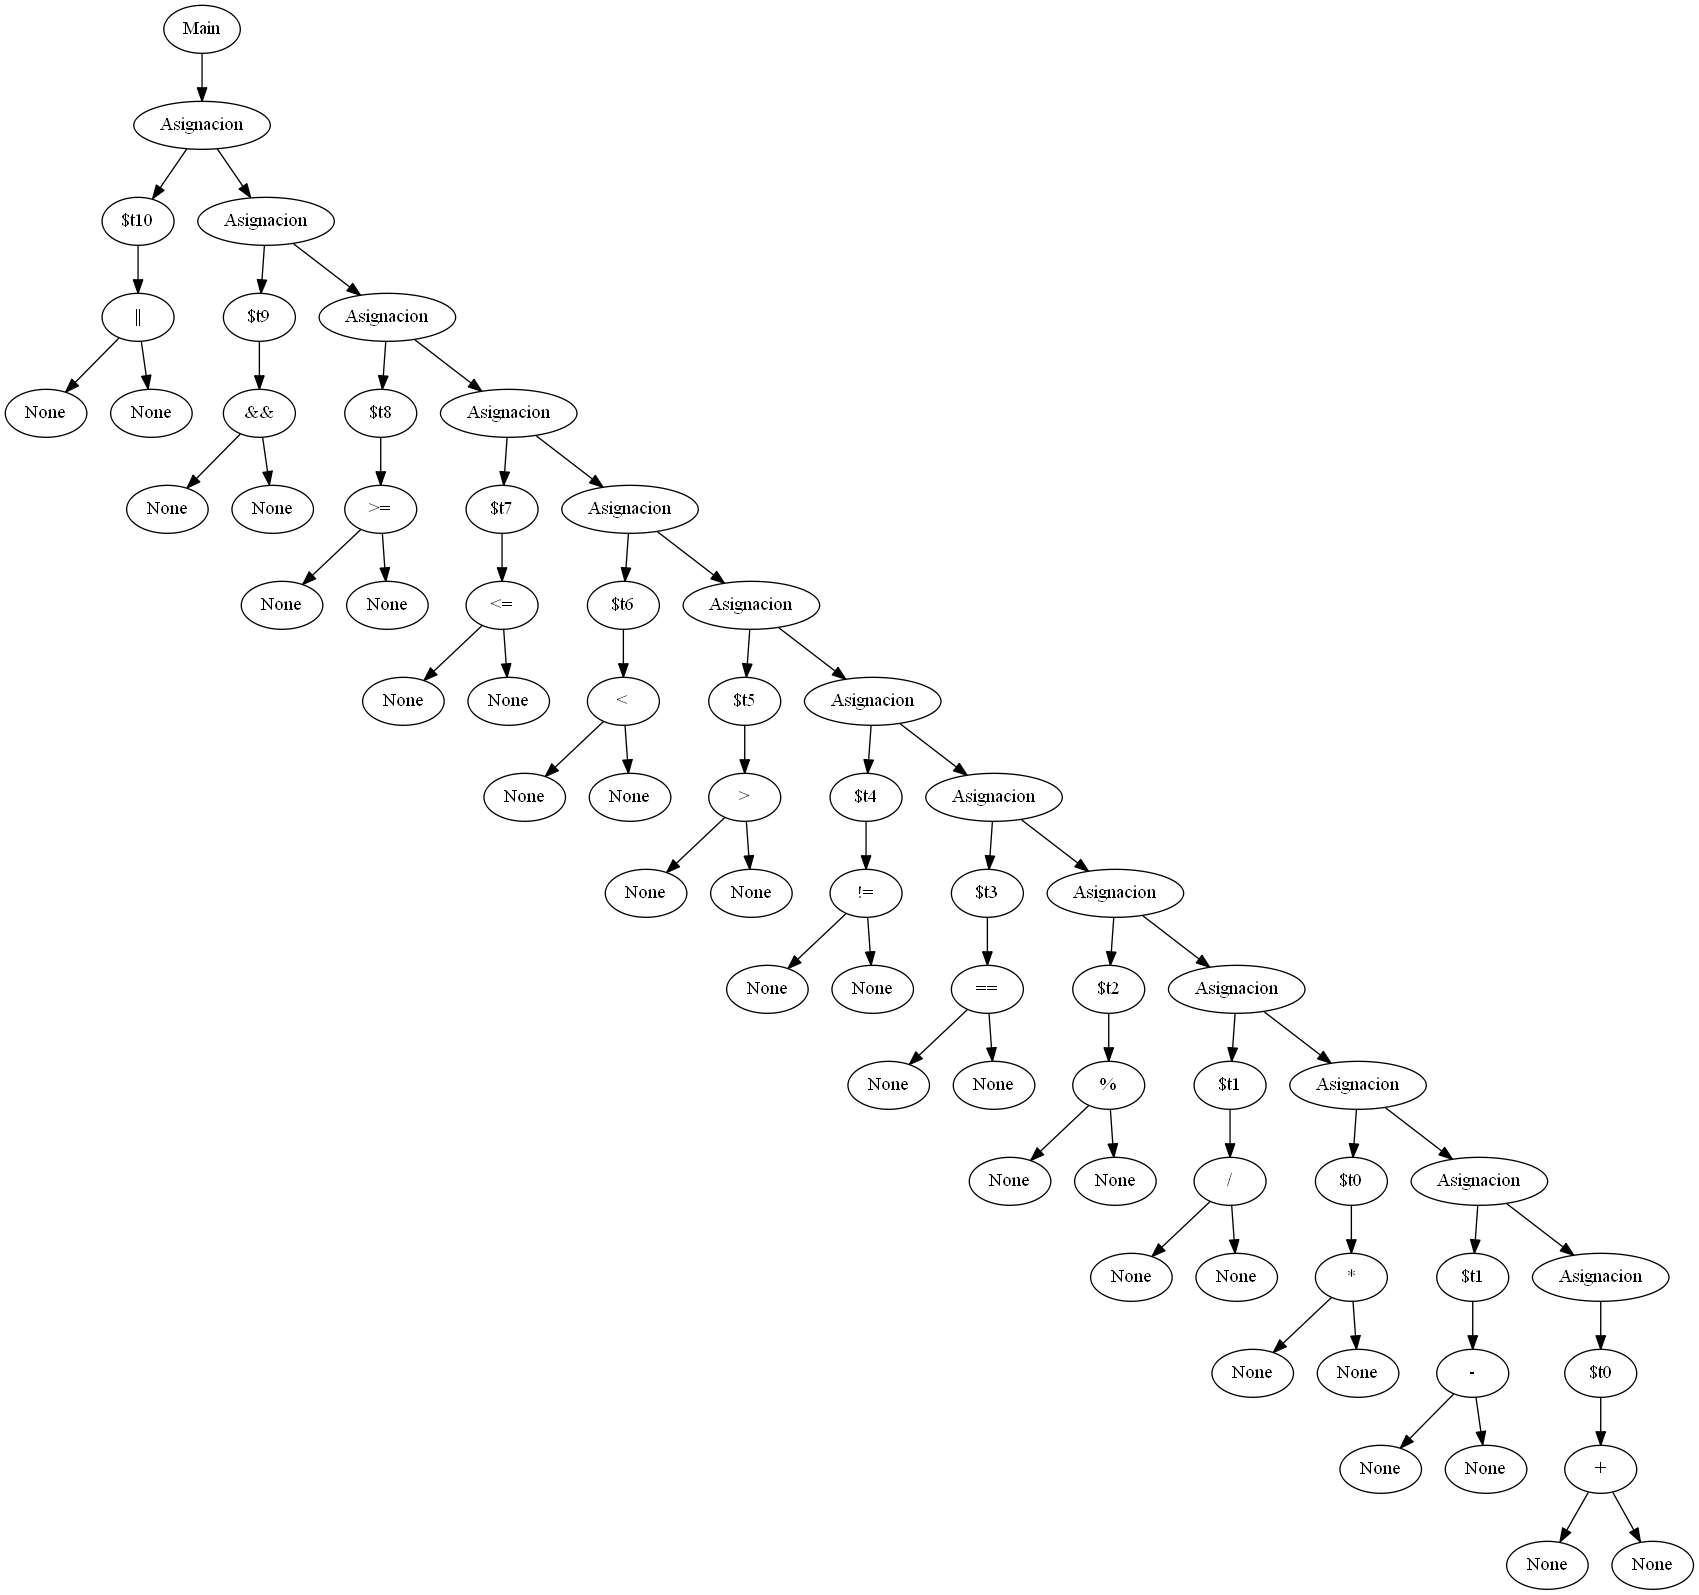

Write Python code to recreate this figure.
import gramatica as g
import gramatica2 as g2
import ts as TS
from interfaz import *
from expresiones import *
from instrucciones import *
import pila as PILA
import copy
import collections
import time

def update(dict1, dict2):
    for key, value in dict2.items():
        if value and isinstance(value, collections.Mapping):
            dict1[key] = update(dict1.get(key, {}), value)
        else:
            dict1[key] = dict2[key]
    return dict1

def procesar_definicion(instr, ts) :
    simbolo = TS.Simbolo(instr.id, TS.TIPO_DATO.NUMERO, 0, instr.ambito)      # inicializamos con 0 como valor por defecto
    ts.agregar(simbolo)

def procesar_asignacion(instr, ts) :
    global erroresSemanticos
    val = resolver_expresion_aritmetica(instr.expNumerica, ts)
    if(val!=None):
        if(val=="cadena"):
            procesar_asignacion_cadena(instr, ts)
        elif(val=="logicabinaria"):
            procesar_asignacion_logica(instr,ts)
        elif(val=="logicaunitaria"):
            procesar_asignacion_logica_unitaria(instr,ts)
        elif(val == "bitbinaria"):
            procesar_asignacion_bit(instr,ts)
        elif(val == "bitunitaria"):
            procesar_asignacion_bit_unitaria(instr, ts)
        elif(val == "relacionalbinaria"):
            procesar_asignacion_relacional(instr, ts)
        elif(val == "asignacionarray"):
            procesar_indice_valor(instr,ts)
        elif(val == "declaracionarray"):
            procesar_definicion_array(instr,ts)
        elif(val == "conversion"):
            procesar_conversion(instr, ts)
        else:
            flag = ts.buscar(instr.id)
            simbolo = TS.Simbolo(instr.id, TS.TIPO_DATO.NUMERO, val, instr.ambito)
            if(flag == True):
                ts.actualizar(simbolo)
            else:
                procesar_definicion(instr, ts)
                ts.actualizar(simbolo)
    else:
        Diccionario = {'Tipo':'Semantico','Error':str(val),'Descripcion':'No se puede declarar este tipo de variable'}
        erroresSemanticos.agregar(Diccionario)
        print("Error: No se puede declarar esta variable por tipo de dato")

def procesar_unset(instr, ts):
    global erroresSemanticos
    if isinstance(instr.exp, ExpresionIdentificador):
        if ts.buscar(instr.exp.id):
            ts.borrar(instr.exp.id)
    else:
        Diccionario = {'Tipo':'Semantico','Error':str(instr.exp),'Descripcion':'Expresion a eliminar incompatible'}
        erroresSemanticos.agregar(Diccionario)
        shell.append(">> Error unset: "+str(instr.exp) +"\n Expresion a eliminar incompatible")

def procesar_conversion(instr, ts):
    val = resolver_expresion_aritmetica(instr.expNumerica.id, ts)
    tipoVal = ts.obtener(instr.expNumerica.id).valor
    newVal= ""
    if instr.expNumerica.tipo == "int":
        if type(tipoVal) == int:
            newVal = int(tipoVal)
        elif type(tipoVal) == float:
            newVal = int(tipoVal)
        elif type(tipoVal) == str:
            newVal = ord(tipoVal[0])
        simbolo = TS.Simbolo(instr.id, TS.TIPO_DATO.NUMERO, newVal, instr.ambito)
        if ts.buscar(instr.id):
            ts.actualizar(simbolo)
        else:
            ts.agregar(simbolo)
    elif instr.expNumerica.tipo == "float":
        if type(tipoVal) == int:
            newVal = float(tipoVal)
        elif type(tipoVal) == float:
            newVal = float(tipoVal)
        elif type(tipoVal) == str:
            tipoVal = ord(tipoVal[0])
            newVal = float(tipoVal)
        simbolo = TS.Simbolo(instr.id, TS.TIPO_DATO.NUMERO, newVal, instr.ambito)
        if ts.buscar(instr.id):
            ts.actualizar(simbolo)
        else:
            ts.agregar(simbolo)
    elif instr.expNumerica.tipo == "char":
        if type(tipoVal) == int:
            newVal = chr(tipoVal)
        elif type(tipoVal) == float:
            tipoVal = int(tipoVal)
            newVal = chr(tipoVal)
        elif type(tipoVal) == str:
            newVal = tipoVal[0]
        simbolo = TS.Simbolo(instr.id, TS.TIPO_DATO.CADENA, newVal, instr.ambito)
        if ts.buscar(instr.id):
            ts.actualizar(simbolo)
        else:
            ts.agregar(simbolo)
    elif isinstance(tipoVal, dict):
        print("Arreglo")
    else:
        print(tipoVal,"--------",instr.expNumerica.id)
    #ts.agregar(simbolo)

def procesar_definicion_array(instr,ts):
    flag = ts.buscar(instr.id)
    if flag == True:
        diccionario = {}
        simbolo = TS.Simbolo(instr.id, TS.TIPO_DATO.ARRAY, diccionario, instr.ambito)
        ts.agregar(simbolo)
    else:
        diccionario = {}
        simbolo = TS.Simbolo(instr.id, TS.TIPO_DATO.ARRAY, diccionario, instr.ambito)
        ts.agregar(simbolo)

def procesar_asignacion_array(instr, ts):
    global erroresSemanticos
    indices = PILA.Pila()
    bkindices = PILA.Pila()
    indicesCopia = []
    flag = ts.buscar(instr.id)
    if flag == True:
        print("************ ",str(instr.id), " ***************")
        valorId = ts.obtener(instr.id).valor
        if isinstance(valorId,str):
            valorNew = resolver_expresion_aritmetica(instr.expNumerica, ts)
            ########## GET INDICES
            for expArray in instr.posicion:
                if isinstance(expArray, ExpresionArray):
                    print("Expresion Array Indice")
                    val = resolver_indice_valor(instr.expNumerica, ts)
                    if(val != None):
                        indicesCopia.append(val)
                    else: 
                        Diccionario = {'Tipo':'Semantico','Error':str(instr.id),'Descripcion':'Indices inexistentes'}
                        erroresSemanticos.agregar(Diccionario)
                        print("ERROR: Array o Struct no exist")
                        return
                elif isinstance(expArray, ExpresionNumerica):
                    val = resolver_expresion_aritmetica(expArray, ts)
                    if val == "cadena":
                        val = resolver_cadena(expArray, ts)
                        indicesCopia.append(val)
                    else:
                        indicesCopia.append(val)
            if valorNew == "cadena":
                valorNew = resolver_cadena(instr.expNumerica, ts)
            if indicesCopia[0] < len(valorId):
                arregloCadena = list(valorId)
                arregloCadena[indicesCopia[0]] = str(valorNew)
                cadena = "".join(arregloCadena)
                simbolo = TS.Simbolo(instr.id, TS.TIPO_DATO.CADENA, cadena, instr.ambito)
                ts.actualizar(simbolo)
            else:
                arregloCadena = list(valorId)
                i = 0
                while True:
                    if(i == indicesCopia[0]):
                        arregloCadena.append(str(valorNew))
                        break
                    elif(i>=len(valorId)):
                        arregloCadena.append(" ")
                    i+=1
                cadena = "".join(arregloCadena)
                simbolo = TS.Simbolo(instr.id, TS.TIPO_DATO.CADENA, cadena, instr.ambito)
                ts.actualizar(simbolo)
        else:
            valorNew = resolver_expresion_aritmetica(instr.expNumerica, ts)
            ########## GET INDICES
            for expArray in instr.posicion:
                if isinstance(expArray, ExpresionArray):
                    print("Expresion Array Indice")
                    val = resolver_indice_valor(instr.expNumerica, ts)
                    if(val != None):
                        indices.push(val)
                        bkindices.push(val)
                        indicesCopia.append(val)
                    else: 
                        print("ERROR: Array o Struct no exist")
                        Diccionario = {'Tipo':'Semantico','Error':str(instr.id),'Descripcion':'Array o Struct inexistente'}
                        erroresSemanticos.agregar(Diccionario)
                        return
                elif isinstance(expArray, ExpresionNumerica):
                    val = resolver_expresion_aritmetica(expArray, ts)
                    if val == "cadena":
                        val = resolver_cadena(expArray, ts)
                        indices.push(val)
                        bkindices.push(val)
                        indicesCopia.append(val)
                    else:
                        indices.push(val)
                        bkindices.push(val)
                        indicesCopia.append(val)
            ########## GET VALOR
            if (valorNew == "asignacionarray"):
                print("Expresion Array Valor")
                val = resolver_indice_valor(instr.expNumerica, ts)
                if(val != None):
                    valorNew = val
                else:
                    print("ERROR: Array o Struct no exist")
                    Diccionario = {'Tipo':'Semantico','Error':str(instr.id),'Descripcion':'Array o Struct inexistente'}
                    erroresSemanticos.agregar(Diccionario)
                    return
            elif (valorNew == "cadena"):
                valorNew = resolver_cadena(instr.expNumerica, ts)

            ##################### DICCIONARIO = VALOR
            valorAux = indices.pop()
            Diccionario = {valorAux: valorNew}
            while indices.estaVacia() == False:
                valorAux = indices.pop()
                auxDiccionario = {valorAux:Diccionario}
                Diccionario = auxDiccionario
            try:
                valorFinal = update(copy.deepcopy(valorId), Diccionario)
                simbolo = TS.Simbolo(instr.id, TS.TIPO_DATO.STRUCT, valorFinal, instr.ambito)
                ts.actualizar(simbolo)
            except:
                if type(valorId[indicesCopia[len(indicesCopia)-2]]) == str and type(indicesCopia[len(indicesCopia)-1]) == int:
                    if type(valorNew) == str:
                        cadena = valorId[indicesCopia[len(indicesCopia)-2]]
                        arregloCadena = list(cadena)
                        tamanio = len(arregloCadena) - int(indicesCopia[len(indicesCopia)-1])
                        if tamanio >= 0:
                            arregloCadena[indicesCopia[len(indicesCopia)-1]] = valorNew
                            cadena = "".join(arregloCadena)
                            bkindices.pop()
                            valorAux = bkindices.pop()
                            Diccionario = {valorAux: cadena}
                            while bkindices.estaVacia() == False:
                                valorAux = bkindices.pop()
                                auxDiccionario = {valorAux:Diccionario}
                                Diccionario = auxDiccionario
                            try:
                                #print("Nuevo valor: ",str(Diccionario))
                                #print("Valor de ts: ",str(valorId))
                                valorFinal = update(copy.deepcopy(valorId), Diccionario)
                                simbolo = TS.Simbolo(instr.id, TS.TIPO_DATO.STRUCT, valorFinal, instr.ambito)
                                ts.actualizar(simbolo)
                            except:
                                Diccionario = {'Tipo':'Semantico','Error':str(valorNew),'Descripcion':'Indice ocupado'}
                                erroresSemanticos.agregar(Diccionario)
                                shell.append(">> Error Indice ocupado: "+str(valorId) +"\n No se puede ingresar el valor: "+str(valorNew))
                        else:
                            Diccionario = {'Tipo':'Semantico','Error':str(valorNew),'Descripcion':'Indice ocupado'}
                            erroresSemanticos.agregar(Diccionario)
                            shell.append(">> Error Indice ocupado: "+str(valorId) +"\n No se puede ingresar el valor: "+str(valorNew))
                    else:
                        Diccionario = {'Tipo':'Semantico','Error':str(valorNew),'Descripcion':'Indice ocupado'}
                        erroresSemanticos.agregar(Diccionario)
                        shell.append(">> Error Indice ocupado: "+str(valorId) +"\n No se puede ingresar el valor: "+str(valorNew))
                else:
                    Diccionario = {'Tipo':'Semantico','Error':str(valorNew),'Descripcion':'Indice ocupado'}
                    erroresSemanticos.agregar(Diccionario)
                    shell.append(">> Error Indice ocupado: "+str(valorId) +"\n No se puede ingresar el valor: "+str(valorNew))
    else:
        procesar_definicion_array(instr, ts)
        procesar_asignacion_array(instr, ts)

def procesar_indice_valor(instr, ts):
    flag = ts.buscar(instr.id)
    if flag == True:
        val = resolver_indice_valor(instr.expNumerica, ts)
        try:
            valorFinal = int(val)
            simbolo = TS.Simbolo(instr.id, TS.TIPO_DATO.NUMERO, valorFinal, instr.ambito)
        except:
            simbolo = TS.Simbolo(instr.id, TS.TIPO_DATO.CADENA, val, instr.ambito)
        ts.actualizar(simbolo)
    else:
        procesar_definicion(instr, ts)
        procesar_indice_valor(instr, ts)



def procesar_definicion_cadena(instr, ts):
    simbolo = TS.Simbolo(instr.id, TS.TIPO_DATO.CADENA, "", instr.ambito)
    ts.agregar(simbolo)

def procesar_asignacion_cadena(instr, ts):
    val = resolver_cadena(instr.expNumerica, ts)
    flag = ts.buscar(instr.id)
    simbolo = TS.Simbolo(instr.id, TS.TIPO_DATO.CADENA, val, instr.ambito)
    if(flag == True):
        ts.actualizar(simbolo)
    else:
        procesar_definicion_cadena(instr, ts)
        ts.actualizar(simbolo)

def procesar_definicion_logica(instr, ts):
    simbolo = TS.Simbolo(instr.id, TS.TIPO_DATO.BOOL, 0, instr.ambito)
    ts.agregar(simbolo)

def procesar_asignacion_logica(instr, ts):
    val = resolver_expresion_binaria_logica(instr.expNumerica, ts)
    flag = ts.buscar(instr.id)
    simbolo = TS.Simbolo(instr.id, TS.TIPO_DATO.BOOL, val, instr.ambito)
    if(flag == True):
        ts.actualizar(simbolo)
    else:
        procesar_definicion_logica(instr, ts)
        ts.actualizar(simbolo)

def procesar_definicion_logica_unitaria(instr, ts):
    simbolo = TS.Simbolo(instr.id, TS.TIPO_DATO.BOOL, 0, instr.ambito)
    ts.agregar(simbolo)

def procesar_asignacion_logica_unitaria(instr, ts):
    val = resolver_expresion_unitaria_logica(instr.expNumerica, ts)
    flag = ts.buscar(instr.id)
    simbolo = TS.Simbolo(instr.id, TS.TIPO_DATO.BOOL, val, instr.ambito)
    if(flag == True):
        ts.actualizar(simbolo)
    else:
        procesar_definicion_logica(instr, ts)
        ts.actualizar(simbolo)

def procesar_definicion_bit(instr, ts):
    simbolo = TS.Simbolo(instr.id, TS.TIPO_DATO.BIT, 0, instr.ambito)
    ts.agregar(simbolo)

def procesar_asignacion_bit(instr, ts):
    val = resolver_expresion_binaria_bit(instr.expNumerica, ts)
    flag = ts.buscar(instr.id)
    simbolo = TS.Simbolo(instr.id, TS.TIPO_DATO.BIT, val, instr.ambito)
    if(flag == True):
        ts.actualizar(simbolo)
    else:
        procesar_definicion_bit(instr, ts)
        ts.actualizar(simbolo)

def procesar_definicion_bit_unitaria(instr, ts):
    simbolo = TS.Simbolo(instr.id, TS.TIPO_DATO.BIT, 0, instr.ambito)
    ts.agregar(simbolo)

def procesar_asignacion_bit_unitaria(instr,ts):
    val = resolver_expresion_unitaria_bit(instr.expNumerica, ts)
    flag = ts.buscar(instr.id)
    simbolo = TS.Simbolo(instr.id, TS.TIPO_DATO.BIT, val, instr.ambito)
    if(flag == True):
        ts.actualizar(simbolo)
    else:
        procesar_definicion_bit(instr, ts)
        ts.actualizar(simbolo)

def procesar_definicion_relacional(instr, ts):
    simbolo = TS.Simbolo(instr.id, TS.TIPO_DATO.BOOL, 0, instr.ambito)
    ts.agregar(simbolo)

def procesar_asignacion_relacional(instr, ts):
    val = resolver_expresion_binaria_relacional(instr.expNumerica, ts)
    flag = ts.buscar(instr.id)
    simbolo = TS.Simbolo(instr.id, TS.TIPO_DATO.BOOL, val, instr.ambito)
    if(flag == True):
        ts.actualizar(simbolo)
    else:
        procesar_definicion_relacional(instr,ts)
        ts.agregar(simbolo)

def procesar_goto(instr, instrucciones, ts):
    global erroresSemanticos
    indice = 0
    flag = False
    while indice < len(instrucciones):
        instrGoto = instrucciones[indice]
        if isinstance(instrGoto, Etiqueta):
            if instrGoto.id == instr.id:
                procesar_instrucciones(instrucciones, indice, ts)
                flag = True
                break
        indice += 1
    if flag == False:
        Diccionario = {'Tipo':'Semantico','Error':str(instr.id),'Descripcion':'Etiqueta no encontrada'}
        erroresSemanticos.agregar(Diccionario)
        print("Error: la etiequeta ",str(instr.id), " no existe")

def procesar_imprimir(expPrint, ts):
    global erroresSemanticos
    try:
        val = resolver_expresion_aritmetica(expPrint, ts)
        if val == "cadena":
            val = resolver_cadena(expPrint, ts)
            if val =="\\n":
                val = ""
        elif val == "asignacionarray":
            val = resolver_indice_valor(expPrint, ts)
            if val == None:
                Diccionario = {'Tipo':'Semantico','Error':str(expPrint.id),'Descripcion':'Los indices no existen'}
                erroresSemanticos.agregar(Diccionario)
                val = "Error Los indices no existen: " + str(expPrint.id)
        elif isinstance(val,dict):
            Diccionario = {'Tipo':'Semantico','Error':str(expPrint.id),'Descripcion':'No se puede imprimir un objeto de tipo arreglo o struct'}
            erroresSemanticos.agregar(Diccionario)
            val = "Error no se puede imprimir un arreglo o struct: "+ str(expPrint.id)
        shell.append(">>"+str(val))
    except:
        Diccionario = {'Tipo':'Semantico','Error':'Error Impresion','Descripcion':'Error faltal en la impresion'}
        erroresSemanticos.agregar(Diccionario)
        shell.append("Error:fatal en la impresion")

def procesar_if(expIf, ts):
    global erroresSemanticos
    print("IF:", str(expIf))
    val = resolver_expresion_aritmetica(expIf.expLogica, ts)
    if(val!=None):
        if(val=="cadena"):
            val = resolver_cadena(expIf.expLogica, ts)
        elif(val=="logicabinaria"):
            resolver_expresion_binaria_logica(expIf.expLogica,ts)
        elif(val=="logicaunitaria"):
            val = resolver_expresion_unitaria_logica(expIf.expLogica,ts)
        elif(val == "bitbinaria"):
            val = resolver_expresion_binaria_bit(expIf.expLogica,ts)
        elif(val == "bitunitaria"):
            val = resolver_expresion_unitaria_bit(expIf.expLogica, ts)
        elif(val == "relacionalbinaria"):
            val = resolver_expresion_binaria_relacional(expIf.expLogica, ts)
        elif(val == "asignacionarray"):
            val = resolver_indice_valor(expIf.expLogica, ts)
        elif(val == "declaracionarray"):
            val = resolver_indice_valor(expIf.expLogica, ts)
        if val == 0:
             return 0
        elif val == 1:
            return 1
        else:
            return None
    else:
        Diccionario = {'Tipo':'Semantico','Error':'If','Descripcion':'Condicional incorrecta'}
        erroresSemanticos.agregar(Diccionario)
        print("Error: Condicional incorrecta ",str(val))


def resolver_indice_valor(expArray, ts):
    global erroresSemanticos
    flag = ts.buscar(expArray.id)
    if flag == True:
        valorId = ts.obtener(expArray.id).valor
        cola = PILA.Pila()
        for expArreglo in expArray.indices:
            val = resolver_expresion_aritmetica(expArreglo, ts)
            if val == "cadena":
                val = resolver_cadena(expArreglo, ts)
                cola.agregar(val)
            elif val == "declaracionarray":
                val = resolver_indice_valor(expArreglo, ts)
                if val != None:
                    cola.agregar(val)
                else:
                    Diccionario = {'Tipo':'Semantico','Error':str(expArray.id),'Descripcion':'Array o Struct inexistente'}
                    erroresSemanticos.agregar(Diccionario)
                    print("ERROR: Array o Struct no exist")
            elif val == "asignacionarray":
                val = resolver_indice_valor(expArreglo, ts)
                if val != None:
                    cola.agregar(val)
                else:
                    Diccionario = {'Tipo':'Semantico','Error':str(expArray.id),'Descripcion':'Array o Struct inexistente'}
                    erroresSemanticos.agregar(Diccionario)
                    print("ERROR: Array o Struct no exist")
            else:
                cola.agregar(val)
        if type(valorId) == str:
            valorAux = valorId[cola.pop()]
            return valorAux
        else:
            try:
                valorAux = valorId.get(cola.pop())
            except:
                Diccionario = {'Tipo':'Semantico','Error':str(expArray.id),'Descripcion':'Indices inexistentes'}
                erroresSemanticos.agregar(Diccionario)
                print("Error: estos indices no existen")
                return None
            try:
                while cola.estaVacia() == False:
                    valorAux = valorAux.get(cola.pop())
            except:
                Diccionario = {'Tipo':'Semantico','Error':str(expArray.id),'Descripcion':'Indices inexistentes'}
                erroresSemanticos.agregar(Diccionario)
                print("Error: estos indices no existen")
                valorAux = None
            return valorAux
    else:
        Diccionario = {'Tipo':'Semantico','Error':str(expArray.id),'Descripcion':'Esta arreglo o struct no existe'}
        erroresSemanticos.agregar(Diccionario)
        print("Error: Este arreglo o struct no existe")
    

def resolver_cadena(expCad, ts) :
    global erroresSemanticos
    if isinstance(expCad, ExpresionString):
        return expCad.val
    else :
        Diccionario = {'Tipo':'Semantico','Error':str(expCad),'Descripcion':'Expresion cadena invalida'}
        erroresSemanticos.agregar(Diccionario)
        print('Error: Expresión cadena no válida')

def resolver_expresion_binaria_logica(expLog, ts) :
    global erroresSemanticos
    exp1 = resolver_expresion_aritmetica(expLog.exp1, ts)
    exp2 = resolver_expresion_aritmetica(expLog.exp2, ts)
    print(expLog.exp1,"----",expLog.exp2)
    #Expresiones logicas, True = 1, False = 0; Si el valor es distinto ERROR solo puede retornar 0 o 1
    if expLog.operador == OPERACION_LOGICA.AND :
        if (exp1 == 1 or exp1==0) and (exp2 == 1 or exp2==0):
            return exp1 and exp2
        else:
            print("error AND-",exp1,"-",exp2)
            aux = str(exp1)+", "+str(exp2)
            Diccionario = {'Tipo':'Semantico','Error': aux,'Descripcion':'AND: Datos incompatibles con expresion logica'}
            erroresSemanticos.agregar(Diccionario)
    elif expLog.operador == OPERACION_LOGICA.OR :
        if (exp1 == 1 or exp1==0) and (exp2 == 1 or exp2==0):
            return exp1 or exp2
        else:
            aux = str(exp1)+", "+str(exp2)
            Diccionario = {'Tipo':'Semantico','Error': aux,'Descripcion':'OR: Datos incompatibles con expresion logica'}
            erroresSemanticos.agregar(Diccionario)
            print("error OR-",exp1,"-",exp2)
    elif expLog.operador == OPERACION_LOGICA.XOR :
        if (exp1 == 1 or exp1==0) and (exp2 == 1 or exp2==0):
            return exp1 ^ exp2
        else:
            aux = str(exp1)+", "+str(exp2)
            Diccionario = {'Tipo':'Semantico','Error': aux,'Descripcion':'XOR Datos incompatibles con expresion logica'}
            erroresSemanticos.agregar(Diccionario)
            print("error xor-",exp1,"-",exp2)
    else:
        Diccionario = {'Tipo':'Semantico','Error': str(expLog.operador),'Descripcion':'Operador incorrecto'}
        erroresSemanticos.agregar(Diccionario)
        print("Error: datos no booleanos")

def resolver_expresion_unitaria_logica(expLog, ts):
    global erroresSemanticos
    exp = resolver_expresion_aritmetica(expLog.exp, ts)
    if exp == 1:
        return 0
    elif exp == 0:
        return 1
    else:
        Diccionario = {'Tipo':'Semantico','Error': str(exp),'Descripcion':'Error expresion logica unitaria, numero invalido'}
        erroresSemanticos.agregar(Diccionario)
        print("Error: LogicaUnitaria numero")

def graficar_expresion_unitaria_logica(expLog, ts):
    exp = resolver_expresion_aritmetica(expLog.exp, ts)
    if exp == 1:
        return 0
    elif exp == 0:
        return 1

def resolver_expresion_binaria_bit(expBit, ts):
    global erroresSemanticos
    exp1 = resolver_expresion_aritmetica(expBit.exp1, ts)
    exp2 = resolver_expresion_aritmetica(expBit.exp2, ts)
    if type(exp1) == int and type(exp2) == int:
        if expBit.operador == OPERACION_BIT.BAND :
            return exp1 & exp2
        elif expBit.operador == OPERACION_BIT.BOR :
            return exp1| exp2
        elif expBit.operador == OPERACION_BIT.BXOR :
            return exp1 ^ exp2
        elif expBit.operador == OPERACION_BIT.SHIFTI:
            return exp1 << exp2
        elif expBit.operador == OPERACION_BIT.SHIFTD:
            return exp1 >> exp2
        else:
            Diccionario = {'Tipo':'Semantico','Error': str(expBit.operador),'Descripcion':'Operador invalido'}
            erroresSemanticos.agregar(Diccionario)
    else:
        aux = str(exp1)+", "+str(exp2)
        Diccionario = {'Tipo':'Semantico','Error': aux,'Descripcion':'Datos incompatibles en operacion bit a bit'}
        erroresSemanticos.agregar(Diccionario)

def resolver_expresion_unitaria_bit(expBit, ts):
    global erroresSemanticos
    exp = resolver_expresion_aritmetica(expBit.exp,ts)
    if type(exp) == int:
        return ~exp
    else:
        Diccionario = {'Tipo':'Semantico','Error': str(exp),'Descripcion':'Tipo de dato no int'}
        erroresSemanticos.agregar(Diccionario)
        print("Error: tipo de dato no int")

def resolver_expresion_binaria_relacional(expRel, ts):
    global erroresSemanticos
    exp1 = resolver_expresion_aritmetica(expRel.exp1, ts)
    exp2 = resolver_expresion_aritmetica(expRel.exp2, ts)
    #Expresiones relacionales, True = 1, False = 0; Si el valor es distinto ERROR solo puede retornar 0 o 1
    try:
        if expRel.operador == OPERACION_RELACIONAL.IGUAL :
            if exp1 == exp2:
                return 1
            else:
                return 0
        elif expRel.operador == OPERACION_RELACIONAL.DIFERENTE :
            if exp1 != exp2:
                return 1
            else:
                return 0
        elif expRel.operador == OPERACION_RELACIONAL.MAYOR_QUE :
            if exp1 > exp2:
                return 1
            else:
                return 0
        elif expRel.operador == OPERACION_RELACIONAL.MENOR_QUE:
            if exp1 < exp2:
                return 1
            else:
                return 0
        elif expRel.operador == OPERACION_RELACIONAL.MAYORIGUAL_QUE:
            if exp1 >= exp2:
                return 1
            else:
                return 0
        elif expRel.operador == OPERACION_RELACIONAL.MENORIGUAL_QUE:
            if exp1 <= exp2:
                return 1
            else:
                return 0
    except:
        print("ERROR FATAL: ", str(exp1), str(exp2))
    else:
        aux = str(exp1)+", "+str(exp2)
        Diccionario = {'Tipo':'Semantico','Error': aux,'Descripcion':'Operador invalido'}
        erroresSemanticos.agregar(Diccionario)
        print("Error: expresion realacional")

def resolver_expresion_aritmetica(expNum, ts) :
    global erroresSemanticos
    if isinstance(expNum, ExpresionBinaria) :
        exp1 = resolver_expresion_aritmetica(expNum.exp1, ts)
        exp2 = resolver_expresion_aritmetica(expNum.exp2, ts)
        if expNum.operador == OPERACION_ARITMETICA.MAS :
            return exp1 + exp2
        if expNum.operador == OPERACION_ARITMETICA.MENOS : 
            return exp1 - exp2
        if expNum.operador == OPERACION_ARITMETICA.POR :
            return exp1 * exp2
        if expNum.operador == OPERACION_ARITMETICA.DIVIDIDO :
            return exp1 / exp2
        if expNum.operador == OPERACION_ARITMETICA.RESIDUO : 
            return exp1 % exp2
    elif isinstance(expNum, ExpresionNegativo) :
        exp = resolver_expresion_aritmetica(expNum.exp, ts)
        return exp * -1
    elif isinstance(expNum, ExpresionNotLogica):
        return "logicaunitaria"
    elif isinstance(expNum, ExpresionNotBit):
        return "bitunitaria"
    elif isinstance(expNum, ExpresionNumero) :
        return expNum.val
    elif isinstance(expNum, ExpresionIdentificador) :
        return ts.obtener(expNum.id).valor
    elif isinstance(expNum, ExpresionAbsoluto):
        exp = resolver_expresion_aritmetica(expNum.exp, ts)
        return abs(exp)
    elif isinstance(expNum, ExpresionString) :
        return "cadena"
    elif isinstance(expNum, ExpresionBinariaLogica):
        return "logicabinaria"
    elif isinstance(expNum, ExpresionBinariaBit):
        return "bitbinaria"
    elif isinstance(expNum, ExpresionBinariaRelacional):
        return "relacionalbinaria"
    elif isinstance(expNum, ExpresionArray):
        return "asignacionarray"
    elif isinstance(expNum, ExpresionDeclaracionArray):
        return "declaracionarray"
    elif isinstance(expNum, ExpresionConversion):
        return "conversion"
    else:
        Diccionario = {'Tipo':'Semantico','Error': str(expNum),'Descripcion':'Expresion invalida'}
        erroresSemanticos.agregar(Diccionario)

def graficar_expresion_aritmetica(expNum, ts) :
    global id
    global archivoDot
    if isinstance(expNum, ExpresionBinaria) :
        if expNum.operador == OPERACION_ARITMETICA.MAS :
            graficar_expresion_binaria(expNum, ts, "+")
        if expNum.operador == OPERACION_ARITMETICA.MENOS : 
            graficar_expresion_binaria(expNum, ts, "-")
        if expNum.operador == OPERACION_ARITMETICA.POR : 
            graficar_expresion_binaria(expNum, ts, "*")
        if expNum.operador == OPERACION_ARITMETICA.DIVIDIDO : 
            graficar_expresion_binaria(expNum, ts, "/")
        if expNum.operador == OPERACION_ARITMETICA.RESIDUO : 
            graficar_expresion_binaria(expNum, ts, "%")
    elif isinstance(expNum, ExpresionNegativo) :
        exp = resolver_expresion_aritmetica(expNum.exp, ts)
    elif isinstance(expNum, ExpresionNotLogica):
        graficar_expresion_unaria(expNum,ts,"-")
    elif isinstance(expNum, ExpresionNotBit):
        graficar_expresion_unaria(expNum,ts,"~")
    elif isinstance(expNum, ExpresionNumero):
        archivoDot += expNum.graficar(id, expNum.val)
        id += 1
    elif isinstance(expNum, ExpresionIdentificador) :
        archivoDot += expNum.graficar(id,expNum.id)
        id += 1
    elif isinstance(expNum, ExpresionAbsoluto):
        graficar_expresion_unaria(expNum,ts,"abs")
    elif isinstance(expNum, ExpresionString) :
        archivoDot += expNum.graficar(id, expNum.val)
        id += 1
    elif isinstance(expNum, ExpresionBinariaLogica):
        if expNum.operador == OPERACION_LOGICA.AND :
            graficar_expresion_binaria(expNum,ts,"&&")
        elif expNum.operador == OPERACION_LOGICA.OR :
            graficar_expresion_binaria(expNum,ts,"||")
        elif expNum.operador == OPERACION_LOGICA.XOR :
            graficar_expresion_binaria(expNum,ts,"xor")
    elif isinstance(expNum, ExpresionBinariaBit):
        if expNum.operador == OPERACION_BIT.BAND :
            graficar_expresion_binaria(expNum, ts, "&")
        elif expNum.operador == OPERACION_BIT.BOR :
            graficar_expresion_binaria(expNum, ts, "|")
        elif expNum.operador == OPERACION_BIT.BXOR :
            graficar_expresion_binaria(expNum, ts, "^")
        elif expNum.operador == OPERACION_BIT.SHIFTI:
            graficar_expresion_binaria(expNum, ts, "<<")
        elif expNum.operador == OPERACION_BIT.SHIFTD:
            graficar_expresion_binaria(expNum, ts, ">>")
    elif isinstance(expNum, ExpresionBinariaRelacional):
        if expNum.operador == OPERACION_RELACIONAL.IGUAL :
            graficar_expresion_binaria(expNum, ts, "==")
        elif expNum.operador == OPERACION_RELACIONAL.DIFERENTE :
            graficar_expresion_binaria(expNum, ts, "!=")
        elif expNum.operador == OPERACION_RELACIONAL.MAYOR_QUE :
            graficar_expresion_binaria(expNum, ts, ">")
        elif expNum.operador == OPERACION_RELACIONAL.MENOR_QUE:
            graficar_expresion_binaria(expNum, ts, "<")
        elif expNum.operador == OPERACION_RELACIONAL.MAYORIGUAL_QUE:
            graficar_expresion_binaria(expNum, ts, ">=")
        elif expNum.operador == OPERACION_RELACIONAL.MENORIGUAL_QUE:
            graficar_expresion_binaria(expNum, ts, "<=")
    elif isinstance(expNum, ExpresionDeclaracionArray):
        archivoDot += expNum.graficar(id)
        id += 1
    elif isinstance(expNum, ExpresionConversion):
        archivoDot += expNum.graficar(id, expNum.id, expNum.tipo)
        id += 1
    elif isinstance(expNum, ExpresionArray):
        lista = []
        for expArray in expNum.indices:
            if isinstance(expArray, ExpresionNumero):
                lista.append(expArray.val)
            elif isinstance(expArray, ExpresionString):
                lista.append(expArray.val)
            elif isinstance(expArray, ExpresionIdentificador):
                lista.append(expArray.id)
        archivoDot += expNum.graficar(id, expNum.id, lista)
        id += 1

def getIndiceArray(expNum, ts):
    lista = []
    txt = ""
    for expArray in expNum:
        if isinstance(expArray, ExpresionNumero):
            lista.append(expArray.val)
        elif isinstance(expArray, ExpresionString):
            lista.append(expArray.val)
        elif isinstance(expArray, ExpresionIdentificador):
            lista.append(expArray.id)
    for x in range(len(lista)):
            txt = "["
            txt += str(lista[x])
            txt += "]"
    return txt

def procesar_instrucciones(instrucciones, indice, ts) :
    ## lista de instrucciones recolectadas
    while indice < len(instrucciones):
        instr = instrucciones[indice]
        if isinstance(instr, Imprimir) : 
            procesar_imprimir(instr.exp, ts)
        elif isinstance(instr, Asignacion):
            procesar_asignacion(instr, ts)
        elif isinstance(instr, AsignacionPosicionArray):
            procesar_asignacion_array(instr, ts)
        elif isinstance(instr, Etiqueta):
            flag = ts.buscar(instr.id)
            simbolo = TS.Simbolo(instr.id, TS.TIPO_DATO.CONSTANTE, indice, "Main")
            if flag: ts.actualizar(simbolo)
            else: ts.agregar(simbolo)
            pass
        elif isinstance(instr, Goto):
            procesar_goto(instr, instrucciones, ts)
            break
        elif isinstance(instr, If) :
            condicion = procesar_if(instr, ts)
            if condicion == 1:
                procesar_goto(instr.id, instrucciones, ts)
                break
        elif isinstance(instr, Unset):
            procesar_unset(instr,ts)
        elif isinstance(instr, Exit):
            return
        elif isinstance(instr, Read):
            print('Read')
        else : 
            Diccionario = {'Tipo':'Semantico','Error': "Instruccion",'Descripcion':'Instruccion invalida'}
            erroresSemanticos.agregar(Diccionario)
        indice += 1

def graficar_procesar_instrucciones(instrucciones, indice, ts):
    global archivoDot
    global id
    global idP
    #for instr in instrucciones:
    while indice < len(instrucciones):
        instr = instrucciones[indice]
        if isinstance(instr, Imprimir) :
            graficar_expresion_aritmetica(instr.exp,ts)
            archivoDot+=instr.graficar(id, idP)
        elif isinstance(instr, Asignacion):
            graficar_expresion_aritmetica(instr.expNumerica, ts)
            archivoDot+=instr.graficar(id, idP, instr.id)
        elif isinstance(instr, AsignacionPosicionArray):
            graficar_expresion_aritmetica(instr.expNumerica, ts)
            txt = getIndiceArray(instr.posicion, ts)
            archivoDot += instr.graficar(id, idP, instr.id, txt)
        elif isinstance(instr, Etiqueta):
            archivoDot += instr.graficar(id, idP, instr.id)
        elif isinstance(instr, Goto):
            archivoDot += instr.graficar(id, idP, instr.id)
        elif isinstance(instr, If) :
            graficar_expresion_aritmetica(instr.expLogica, ts)
            archivoDot += instr.graficar(id, idP, instr.id.id)
            print(instr.id.id)
        elif isinstance(instr, Unset):
            graficar_expresion_aritmetica(instr.exp, ts)
            archivoDot+= instr.graficar(id, idP)
        elif isinstance(instr, Exit):
            archivoDot += instr.graficar(id, idP)
        indice += 1
        id+=1
        idP+=1

def procesar_instrucciones2(instrucciones, indice, ts) :
    ## lista de instrucciones recolectadas
    indice = len(instrucciones)-1
    print(indice)
    while indice >= 0:
        instr = instrucciones[indice]
        if isinstance(instr, Imprimir) : 
            print(str(instr))
            #procesar_imprimir(instr.exp, ts)
        elif isinstance(instr, Asignacion):
            procesar_asignacion(instr, ts)
        elif isinstance(instr, AsignacionPosicionArray):
            print(str(instr.posicion))
            procesar_asignacion_array(instr, ts)
        #elif isinstance(instr, Etiqueta):
        #    flag = ts.buscar(instr.id)
        #    simbolo = TS.Simbolo(instr.id, TS.TIPO_DATO.CONSTANTE, indice, "Main")
        #    if flag: ts.actualizar(simbolo)
        #    else: ts.agregar(simbolo)
        #    pass
        #elif isinstance(instr, Goto):
        #    procesar_goto(instr, instrucciones, ts)
        #    break
        #elif isinstance(instr, If) :
        #    condicion = procesar_if(instr, ts)
        #    if condicion == 1:
        #        procesar_goto(instr.id, instrucciones, ts)
        #        break
        #elif isinstance(instr, Unset):
        #    procesar_unset(instr,ts)
        #elif isinstance(instr, Exit):
        #    return
        #elif isinstance(instr, Read):
        #    print('Read')
        #else : 
        #    Diccionario = {'Tipo':'Semantico','Error': "Instruccion",'Descripcion':'Instruccion invalida'}
        #    erroresSemanticos.agregar(Diccionario)
        indice -= 1

def graficar_expresion_binaria(expG,ts, operador):
    global id
    global archivoDot
    exp1 = resolver_expresion_aritmetica(expG.exp1, ts)
    exp2 = resolver_expresion_aritmetica(expG.exp2, ts)
    valor1=exp1
    valor2=exp2
    if isinstance(expG.exp1, ExpresionIdentificador):
        valor1=expG.exp1.id
    if isinstance(expG.exp2, ExpresionIdentificador):
        valor2=expG.exp2.id
    archivoDot += expG.graficar(id,valor1,valor2,operador)
    id += 3

def graficar_expresion_unaria(expGU, ts, operador):
    global id
    global archivoDot
    exp1 = resolver_expresion_aritmetica(expGU.exp, ts)
    valor = exp1
    if isinstance(expGU.exp, ExpresionIdentificador):
        valor = expGU.exp.id
    archivoDot += expGU.graficar(id, valor, operador)
    id += 1

def contadorPadre():
    global idP
    global archivoDot
    #archivoDot += "p0->" + "p"+str(idP)+";\n"
    contador = 0
    while contador < idP:
        archivoDot += "p"+str(contador)+"->p"+str(contador+1)+";\n"
        contador+=1
    
def astAsc():
    global archivoDot
    f = open("asc.dot", "w")
    f.write(archivoDot)
    f.close()

def reporteSemantico():
    global erroresSemanticos
    semanticos = ""
    semanticos += "digraph H {\n"
    semanticos += "aHtmlTable [\n"
    semanticos += "shape=plaintext\n"
    semanticos += "label=<\n"
    semanticos += "<table border='1' cellborder='1'>\n"
    semanticos += "<tr>\n"
    semanticos += "<td>TIPO</td>\n"
    semanticos += "<td>ERROR</td>\n"
    semanticos += "<td>DESCRIPCION</td>\n"
    semanticos += "</tr>\n"
    for x in erroresSemanticos:
        semanticos +="<tr>\n"
        semanticos += "<td>"+ str(erroresSemanticos['tipo']) + "</td>\n"
        semanticos += "<td>"+ str(erroresSemanticos['error']) + "</td>\n"
        semanticos += "<td>"+ str(erroresSemanticos['descripcion']) + "</td>\n"
        semanticos += "</tr>\n"
    semanticos += "</table>\n"
    semanticos += ">];\n"
    semanticos += "}\n"
    f = open("semanticos.dot","w")
    f.write(semanticos)
    f.close()

def crearTS(tablaSimbolos):
    tsg = ""
    tsg += "digraph H {\n"
    tsg += "aHtmlTable [\n"
    tsg += "shape=plaintext\n"
    tsg += "label=<\n"
    tsg += "<table border='1' cellborder='1'>\n"
    tsg += "<tr>\n"
    tsg += "<td>ID</td>\n"
    tsg += "<td>VALOR</td>\n"
    tsg += "<td>TIPO</td>\n"
    tsg += "<td>AMBITO</td>\n"
    tsg += "<td>DIMENSION</td>"
    tsg += "<td>REGISTRO/VARIABLE</td>"
    tsg += "</tr>\n"
    for x in tablaSimbolos.simbolos:
        tsg +="<tr>\n"
        tsg += "<td>"+ str(tablaSimbolos.simbolos[x].id) + "</td>\n"
        tsg += "<td>"+ str(tablaSimbolos.simbolos[x].valor) + "</td>\n"
        tsg += "<td>"+ str(tablaSimbolos.simbolos[x].tipo) + "</td>\n"
        tsg += "<td>"+ str(tablaSimbolos.simbolos[x].ambito) + "</td>\n"
        if type(tablaSimbolos.simbolos[x].valor) == dict:
            tsg += "<td>"+ str(len(tablaSimbolos.simbolos[x].valor)) + "</td>\n"
        else:
            tsg += "<td> </td>"
        tsg += "<td>"+ registroVar(tablaSimbolos.simbolos[x].id) + "</td>\n"
        tsg += "</tr>\n"
    tsg += "</table>\n"
    tsg += ">];\n"
    tsg += "}\n"
    f = open("tsg.dot","w")
    f.write(tsg)
    f.close()

def registroVar(id):
    if id == "$sp" : return "Puntero Pila"
    elif id == "$ra": return "Simulador direccion"
    elif id[1] == "t": return "temporal"
    elif id[1] == "a": return "parametro"
    elif id[1] == "v": return "valores devueltos por funciones"
    elif id[1] == "s": return "Pila"
    else: return "etiqueta"
    


def Main(input, consola):
    global archivoDot
    global idP
    archivoDot = ""
    idP=0
    global shell
    shell = consola
    instrucciones = g.parse(input)
    ts_global = TS.TablaDeSimbolos()
    procesar_instrucciones(instrucciones, 0, ts_global)
    archivoDot += "Digraph{\n p0[label=\"Main\"];\n"
    graficar_procesar_instrucciones(instrucciones, 0, ts_global)
    contadorPadre()
    archivoDot+="}"
    crearTS(ts_global)

def Main2(input, consola):
    global archivoDot
    global idP
    archivoDot = ""
    idP=0
    #global shell
    #shell = consola
    instrucciones = g2.parse(input)
    ts_global = TS.TablaDeSimbolos()
    procesar_instrucciones2(instrucciones, 0, ts_global)
    archivoDot += "Digraph{\n p0[label=\"Main\"];\n"
    graficar_procesar_instrucciones(instrucciones, 0, ts_global)
    contadorPadre()
    archivoDot+="}"
    crearTS(ts_global)

erroresSemanticos = PILA.Pila()
shell = None
archivoDot = ""
id = 0
idP = 0
